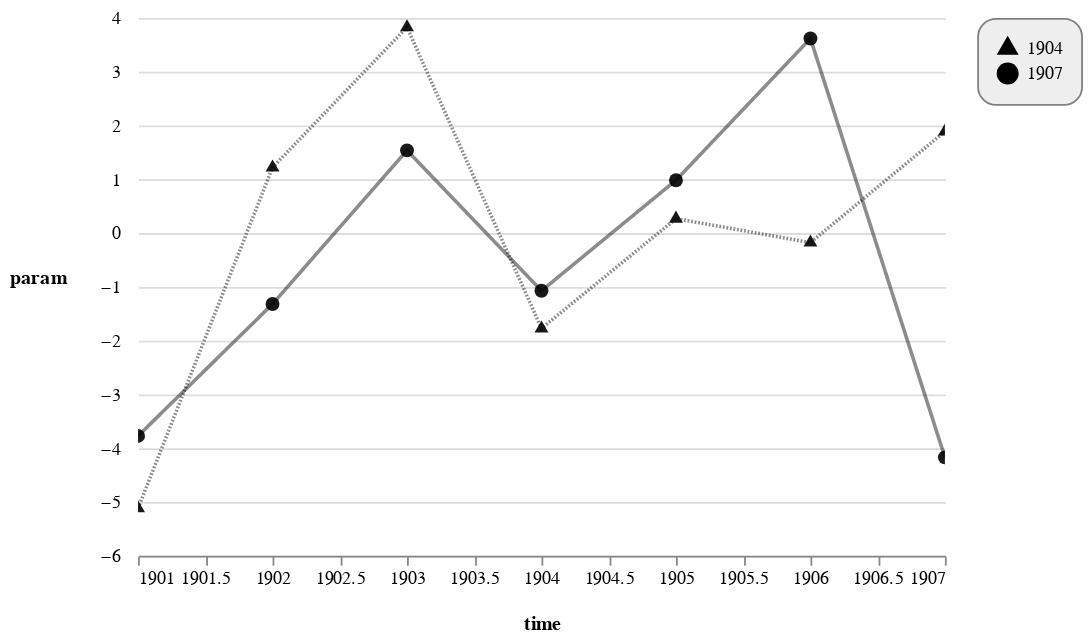

The cell this chart's notebook holds for it:
### Code cell
df = (
    params
    .loc[lambda x: (x['sample_name'] == 'samples = 0') & (x['stratum'] == 0)]
    .assign(cohort=lambda x: x['cohort'].astype(str))
)

mark_plot(
    data=df, 
    x='time', 
    y='param', 
    shape_by='cohort', 
    lines=True,
    configure_axisX={'format': 'c'},
    dashes=[[1,1], [1, 0]],
    shapes=['triangle', 'circle'],
    colors='black',
)

### Figure 1 — Vega-Lite specification as saved in the notebook (floating-point values rounded to 4 significant figures)
{"config": {"view": {"continuousWidth": 400, "continuousHeight": 300, "strokeWidth": 0}, "axis": {}, "axisX": {"format": "c", "grid": false, "labelAngle": 0, "labelSeparation": 1, "titlePadding": 15}, "axisY": {"domain": false, "labelAngle": 0, "labelPadding": 10, "ticks": false, "titleAngle": 0, "titlePadding": 35}, "header": {}, "title": {"fontSize": 16, "offset": 15, "subtitleFontSize": 13, "subtitlePadding": 7}}, "concat": [{"layer": [{"mark": {"type": "point", "filled": true, "size": 60}, "encoding": {"color": {"field": "cohort", "legend": {"columns": 1, "cornerRadius": 10, "direction": "horizontal", "fillColor": "#EEEEEE", "padding": 10, "strokeColor": "gray", "symbolOpacity": 0.9, "symbolSize": 150, "title": ""}, "scale": {"range": ["black"], "type": "linear"}, "type": "nominal"}, "opacity": {"condition": {"value": 0.9, "selection": "selector003"}, "value": 0.01}, "shape": {"field": "cohort", "legend": {"columns": 1, "cornerRadius": 10, "direction": "vertical", "fillColor": "#EEEEEE", "padding": 10, "strokeColor": "gray", "symbolOpacity": 0.9, "symbolSize": 150, "title": ""}, "scale": {"range": ["triangle", "circle"]}, "type": "nominal"}, "size": {}, "tooltip": [], "x": {"field": "time", "scale": {"zero": false}, "sort": null, "title": "time", "type": "quantitative"}, "y": {"field": "param", "title": "param", "type": "quantitative"}}, "height": 300, "selection": {"selector003": {"type": "multi", "fields": ["cohort"], "bind": "legend"}, "selector004": {"type": "interval", "bind": "scales", "encodings": ["x", "y"]}}, "title": {"text": "", "subtitle": ""}, "width": 450}, {"mark": {"type": "line", "strokeOpacity": 0.5, "strokeWidth": 2}, "encoding": {"color": {"field": "cohort", "legend": null, "scale": {"range": ["black"], "type": "linear"}, "type": "nominal"}, "opacity": {"condition": {"value": 0.9, "selection": "selector003"}, "value": 0.01}, "strokeDash": {"field": "cohort", "legend": null, "scale": {"range": [[1, 1], [1, 0]]}, "type": "nominal"}, "x": {"field": "time", "scale": {"zero": false}, "sort": null, "title": "time", "type": "quantitative"}, "y": {"field": "param", "title": "param", "type": "quantitative"}}, "height": 300, "title": {"text": "", "subtitle": ""}, "width": 450}], "resolve": {"scale": {"color": "independent", "shape": "independent", "strokeDash": "independent"}}}], "data": {"name": "data-979a1be47984b6a9dae100e7fdb9aac4"}, "$schema": "https://vega.github.io/schema/vega-lite/v4.17.0.json", "datasets": {"data-979a1be47984b6a9dae100e7fdb9aac4": [{"sample_name": "samples = 0", "stratum": 0, "cohort": "1904", "base_period": 1900, "time": 1901, "param": -5.115, "std_error": 2.965, "lower": -10.93, "upper": 0.6963, "zero_not_in_cband": null}, {"sample_name": "samples = 0", "stratum": 0, "cohort": "1904", "base_period": 1901, "time": 1902, "param": 1.219, "std_error": 2.797, "lower": -4.263, "upper": 6.701, "zero_not_in_cband": null}, {"sample_name": "samples = 0", "stratum": 0, "cohort": "1904", "base_period": 1902, "time": 1903, "param": 3.827, "std_error": 2.928, "lower": -1.913, "upper": 9.566, "zero_not_in_cband": null}, {"sample_name": "samples = 0", "stratum": 0, "cohort": "1904", "base_period": 1903, "time": 1904, "param": -1.772, "std_error": 2.669, "lower": -7.004, "upper": 3.46, "zero_not_in_cband": null}, {"sample_name": "samples = 0", "stratum": 0, "cohort": "1904", "base_period": 1903, "time": 1905, "param": 0.269, "std_error": 2.804, "lower": -5.227, "upper": 5.765, "zero_not_in_cband": null}, {"sample_name": "samples = 0", "stratum": 0, "cohort": "1904", "base_period": 1903, "time": 1906, "param": -0.1769, "std_error": 2.218, "lower": -4.525, "upper": 4.171, "zero_not_in_cband": null}, {"sample_name": "samples = 0", "stratum": 0, "cohort": "1904", "base_period": 1903, "time": 1907, "param": 1.889, "std_error": 2.611, "lower": -3.23, "upper": 7.007, "zero_not_in_cband": null}, {"sample_name": "samples = 0", "stratum": 0, "cohort": "1907", "base_period": 1900, "time": 1901, "param": -3.771, "std_error": 2.93, "lower": -9.515, "upper": 1.972, "zero_not_in_cband": null}, {"sample_name": "samples = 0", "stratum": 0, "cohort": "1907", "base_period": 1901, "time": 1902, "param": -1.318, "std_error": 2.523, "lower": -6.264, "upper": 3.627, "zero_not_in_cband": null}, {"sample_name": "samples = 0", "stratum": 0, "cohort": "1907", "base_period": 1902, "time": 1903, "param": 1.537, "std_error": 2.561, "lower": -3.481, "upper": 6.556, "zero_not_in_cband": null}, {"sample_name": "samples = 0", "stratum": 0, "cohort": "1907", "base_period": 1903, "time": 1904, "param": -1.072, "std_error": 2.866, "lower": -6.69, "upper": 4.545, "zero_not_in_cband": null}, {"sample_name": "samples = 0", "stratum": 0, "cohort": "1907", "base_period": 1904, "time": 1905, "param": 0.9828, "std_error": 2.716, "lower": -4.34, "upper": 6.306, "zero_not_in_cband": null}, {"sample_name": "samples = 0", "stratum": 0, "cohort": "1907", "base_period": 1905, "time": 1906, "param": 3.618, "std_error": 2.477, "lower": -1.237, "upper": 8.472, "zero_not_in_cband": null}, {"sample_name": "samples = 0", "stratum": 0, "cohort": "1907", "base_period": 1906, "time": 1907, "param": -4.169, "std_error": 2.952, "lower": -9.956, "upper": 1.617, "zero_not_in_cband": null}]}}
